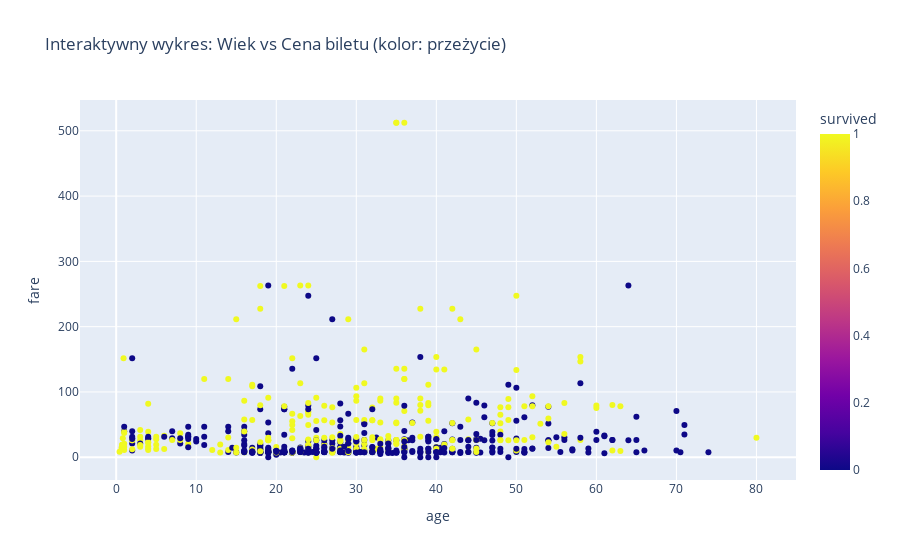

Notebook code cell kept with this figure:
### Code cell
fig = px.scatter(
    data,
    x="age",
    y="fare",
    color="survived",
    hover_data=["sex", "pclass"],
    title="Interaktywny wykres: Wiek vs Cena biletu (kolor: przeżycie)"
)
fig.show()

### Figure 1 — Plotly figure (JSON) as saved in the notebook; plotly's stock layout.template omitted (floating-point values rounded to 4 significant figures; data arrays with more than 128 entries replaced by an {"elided": "..."} marker saying what was removed)
{"data": [{"customdata": {"elided": "891x2 mixed values"}, "hovertemplate": "age=%{x}<br>fare=%{y}<br>sex=%{customdata[0]}<br>pclass=%{customdata[1]}<br>survived=%{marker.color}<extra></extra>", "legendgroup": "", "marker": {"color": {"elided": "891 int values"}, "coloraxis": "coloraxis", "symbol": "circle"}, "mode": "markers", "name": "", "orientation": "v", "showlegend": false, "type": "scatter", "x": {"elided": "891 float values"}, "xaxis": "x", "y": {"elided": "891 float values"}, "yaxis": "y"}], "layout": {"coloraxis": {"colorbar": {"title": {"text": "survived"}}, "colorscale": [[0, "#0d0887"], [0.1111, "#46039f"], [0.2222, "#7201a8"], [0.3333, "#9c179e"], [0.4444, "#bd3786"], [0.5556, "#d8576b"], [0.6667, "#ed7953"], [0.7778, "#fb9f3a"], [0.8889, "#fdca26"], [1, "#f0f921"]]}, "legend": {"tracegroupgap": 0}, "title": {"text": "Interaktywny wykres: Wiek vs Cena biletu (kolor: przeżycie)"}, "xaxis": {"anchor": "y", "domain": [0, 1], "title": {"text": "age"}}, "yaxis": {"anchor": "x", "domain": [0, 1], "title": {"text": "fare"}}}}
